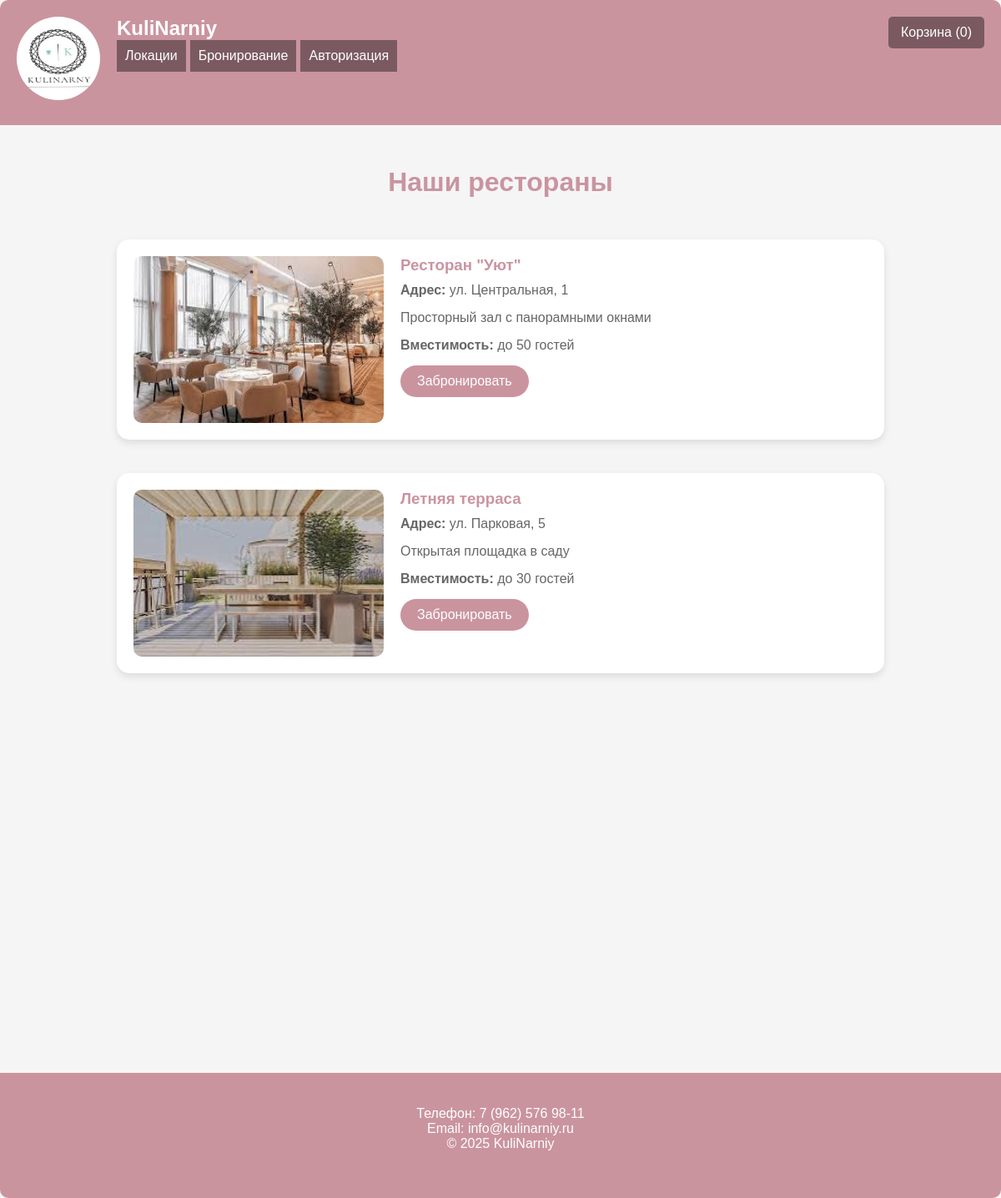
Screenshot of /search.php with the database file from the repository.
### tables this page shows
CREATE TABLE `locations` (
  `id` int(11) NOT NULL,
  `name` varchar(100) NOT NULL,
  `address` varchar(200) NOT NULL,
  `description` text,
  `capacity` int(11) DEFAULT NULL,
  `image` varchar(100) DEFAULT NULL
);

### search.php (the view, shortened to what this page needs)
<?php
$host = 'localhost';
$db   = 'kulinarniy';
$user = 'root';
$pass = '';
$conn = new mysqli($host, $user, $pass, $db);
$locations = $conn->query("SELECT * FROM locations");
?>
<!DOCTYPE html>
<html>
<head>
</head>
<body>
<?php include 'header.php'; ?>
    <div class="wrapper">
        <h1>Наши рестораны </h1>
        <?php while($location = $locations->fetch_assoc()): ?>
            <div class="location-card">
                <?php if($location['image']): ?>
                    <img src="images/location/<?= $location['image'] ?>"
                         alt="<?= $location['name'] ?>"
                         class="location-image">
                <?php endif; ?>
                <div class="location-info">
                    <h3><?= $location['name'] ?></h3>
                    <p><strong>Адрес:</strong> <?= $location['address'] ?></p>
                    <p><?= $location['description'] ?></p>
                    <p><strong>Вместимость:</strong> до <?= $location['capacity'] ?> гостей</p>
                    <a href="booking.php?location_id=<?= $location['id'] ?>" class="book-btn">Забронировать</a>
                </div>
            </div>
        <?php endwhile; ?>
    </div>
    <?php include 'footer.php'; ?>
</body>
</html>

### header.php (shortened to what this page needs)
<div class="header">
    <span class="logo"><a href="index.php"><img src="images/logo.jpg" alt="Логотип"></a></span>
    <div style="margin-left: 20px;">
        <div style="font-size: 24px; font-weight: bold; color: white;">KuliNarniy</div>
        <div class="menu">
            <ul>
                <li><a href="search.php">Локации</a></li>
                <li><a href="booking.php">Бронирование</a></li>
                <li><a href="login.php">Авторизация</a></li>
            </ul>
        </div>
    </div>
    <a href="cart.php" class="cart-link">Корзина (<?= array_sum($_SESSION['cart'] ?? []) ?>)</a>
</div>

### footer.php (shortened to what this page needs)
<div class="footer">
    <div style="text-align: center; color: white; padding-top: 20px;">
        <p>Телефон: 7 (962) 576 98-11</p>
        <p>Email: info@kulinarniy.ru</p>
        <p>&copy; 2025 KuliNarniy</p>
    </div>
</div>

### search.php (style rules this page uses)
* { margin: 0; padding: 0; box-sizing: border-box; font-family: 'Arial', sans-serif; }
body { background-color: #f5f5f5; color: #333; }
.wrapper { max-width: 1200px; margin: 0 auto; padding: 20px; }
h1 { text-align: center; margin: 30px 0; color: #ca949f; }
.location-card { background: white; border-radius: 15px; padding: 20px; margin: 20px 0; box-shadow: 0 4px 10px rgba(0,0,0,0.1); display: flex; gap: 20px; }
.location-image { width: 300px; height: 200px; border-radius: 10px; object-fit: cover; }
.location-info { flex: 1; }
.location-info h3 { color: #ca949f; margin-bottom: 10px; }
.location-info p { margin-bottom: 15px; color: #666; }
.book-btn { background:#ca949f; color: white; padding: 10px 20px; border: none; border-radius: 25px; cursor: pointer; font-size: 16px; text-decoration: none; display: inline-block; transition: background 0.3s; }

### header.php (style rules this page uses)
* { box-sizing: border-box; margin: 0; padding: 0; }
body { font-family: Arial, sans-serif; background: #f5f5f5; }
.wrapper { width: 80%; min-width: 600px; margin: 0 auto; min-height: 97vh; display: flex; flex-direction: column; }
.header { background: #ca949f; height: 150px; padding: 20px; display: flex; border-radius: 10px 10px 0 0; }
.footer { background: #ca949f; height: 150px; padding: 20px; margin-top: auto; border-radius: 0 0 10px 10px; }
.menu ul { display: flex; list-style: none; }
.menu li { margin-right: 5px; padding: 10px; background: #7a5a60; }
.menu li a { color: white; text-decoration: none; }
.logo img { border-radius: 50px; width: 100px; height: 100px; }
.cart-link { position: fixed; top: 20px; right: 20px; background: #7a5a60; color: white; padding: 10px 15px; border-radius: 5px; text-decoration: none; z-index: 1000; }

### footer.php (style rules this page uses)
* { box-sizing: border-box; margin: 0; padding: 0; }
body { font-family: Arial, sans-serif; background: #f5f5f5; }
.wrapper { width: 80%; min-width: 600px; margin: 0 auto; min-height: 97vh; display: flex; flex-direction: column; }
.header { background: #ca949f; height: 150px; padding: 20px; display: flex; border-radius: 10px 10px 0 0; }
.footer { background: #ca949f; height: 150px; padding: 20px; margin-top: 30%; border-radius: 0 0 10px 10px; }
.menu ul { display: flex; list-style: none; }
.menu li { margin-right: 5px; padding: 10px; background: #7a5a60; }
.menu li a { color: white; text-decoration: none; }
.logo img { border-radius: 50px; width: 100px; height: 100px; }
.cart-link { position: fixed; top: 20px; right: 20px; background: #7a5a60; color: white; padding: 10px 15px; border-radius: 5px; text-decoration: none; z-index: 1000; }

### rows the page displays
locations: image (picture), name "Ресторан \"Уют\"", address "ул. Центральная, 1", description "Просторный зал с панорамными окнами", capacity "50"
locations: image (picture), name "Летняя терраса", address "ул. Парковая, 5", description "Открытая площадка в саду", capacity "30"

### other values shown
array_sum($_SESSION['cart'] ?? []) "0"
